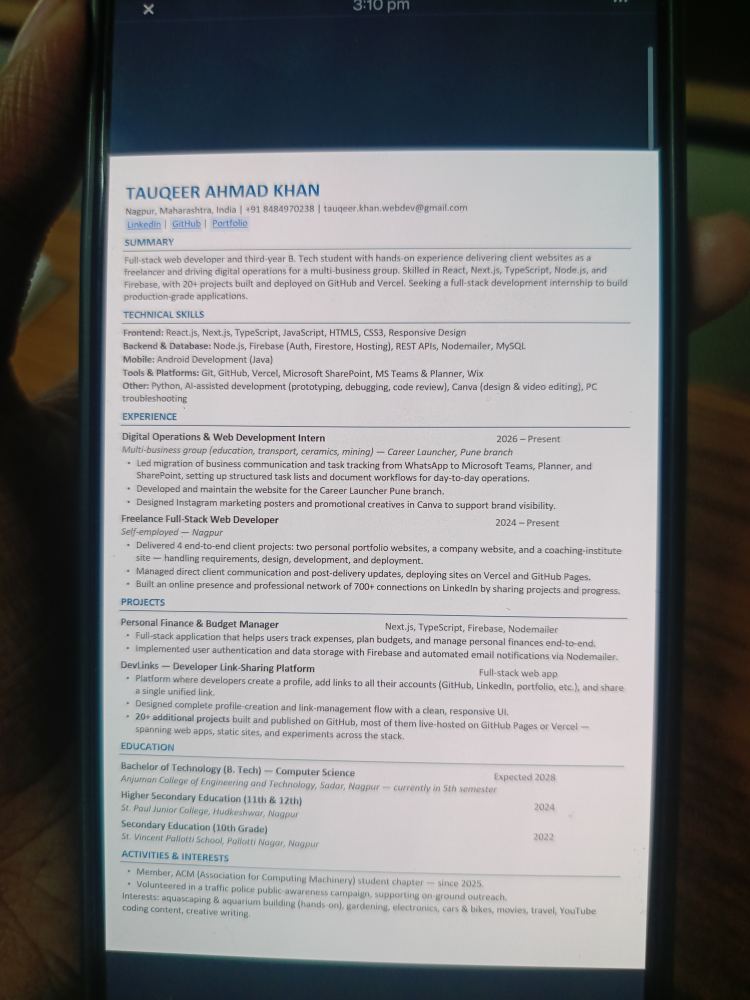
#> input picture backend/storage/uploads/6b0021337ae74a2380b514c72565423d_Resume_example.jpeg, 3000 x 4000 px (shown at 1/4 size)
$ python -i image_processor.py   (imports and definitions only)
#> lines starting #> are read from the running program, lines starting #| are printed output that depends on the picture
### backend/documents/ocr_service.py
"""
StudyGemma - OCR Service

Responsibilities:
- OCR images and scanned document pages
- Support configurable OCR languages
- Preprocess images before OCR
- Return extracted text and OCR metadata
- Perform basic quality/confidence checks
- Handle OCR errors safely

This module does NOT:
- Generate embeddings
- Chunk documents
- Call Gemma
- Store vectors
"""

from __future__ import annotations

import io
import logging
import shutil
from pathlib import Path
from typing import Any, BinaryIO, Optional, Union

from PIL import Image, ImageEnhance, ImageFilter, ImageOps

try:
    import pytesseract
    from pytesseract import Output
except ImportError:
    pytesseract = None
    Output = None


logger = logging.getLogger(__name__)


ImageInput = Union[
    str,
    Path,
    bytes,
    bytearray,
    BinaryIO,
    Image.Image,
]


class OCRService:
    """
    Central OCR service used by StudyGemma document processors.

    Example:

        ocr = OCRService()

        result = ocr.extract_text(
            "sample.png",
            language="eng"
        )

        print(result["text"])
    """

    DEFAULT_LANGUAGE = "eng"

    SUPPORTED_LANGUAGES = {
        "eng": "English",
        "hin": "Hindi",
        "mar": "Marathi",
        "urd": "Urdu",
        "eng+hin": "English + Hindi",
        "eng+mar": "English + Marathi",
        "eng+urd": "English + Urdu",
        "hin+mar": "Hindi + Marathi",
        "eng+hin+mar": "English + Hindi + Marathi",
        "eng+hin+mar+urd": (
            "English + Hindi + Marathi + Urdu"
        ),
    }

    # Images below this width can often produce
    # poor OCR results.
    MIN_IMAGE_WIDTH = 500

    # Prevent extremely large images from consuming
    # excessive memory.
    MAX_IMAGE_PIXELS = 50_000_000

    # Minimum amount of useful text expected from OCR.
    MIN_USEFUL_TEXT_LENGTH = 3

    def __init__(
        self,
        tesseract_cmd: Optional[str] = None,
        default_language: str = DEFAULT_LANGUAGE,
        preprocess: bool = True,
        confidence_threshold: float = 40.0,
    ):
        self.default_language = default_language
        self.preprocess_enabled = preprocess
        self.confidence_threshold = confidence_threshold

        self._configure_pytesseract(
            tesseract_cmd
        )

    # =========================================================
    # CONFIGURATION
    # =========================================================

    def _configure_pytesseract(
        self,
        tesseract_cmd: Optional[str],
    ) -> None:
        """
        Configure the Tesseract executable.
        """

        if pytesseract is None:
            return

        if tesseract_cmd:
            pytesseract.pytesseract.tesseract_cmd = (
                tesseract_cmd
            )

    # =========================================================
    # ENGINE CHECK
    # =========================================================

    # [741 lines left out: functions is_available, get_engine_info, validate_language, get_supported_languages, get_installed_languages, extract_text and 10 more, not called in this run]


# =============================================================
# DEFAULT SERVICE INSTANCE
# =============================================================

ocr_service = OCRService()

### backend/documents/image_processor.py
"""
StudyGemma - Image Processor

Responsibilities:
- Validate image files
- Load and decode images
- Extract image metadata
- Analyze basic image quality
- Handle EXIF orientation
- Preprocess images for OCR
- Call the central OCR service
- Clean OCR text
- Detect basic document structure
- Produce standardized RAG-ready output

This module does NOT:
- Generate embeddings
- Store vectors
- Call Gemma
- Compress images permanently
- Convert images to PDF
"""

from __future__ import annotations

import io
import logging
import mimetypes
from pathlib import Path
from typing import Any, BinaryIO, Optional, Union

from PIL import Image, ImageEnhance, ImageFilter, ImageOps, ImageStat

try:
    from .ocr_service import ocr_service
except ImportError:
    from ocr_service import ocr_service


logger = logging.getLogger(__name__)


ImageInput = Union[
    str,
    Path,
    bytes,
    bytearray,
    BinaryIO,
    Image.Image,
]


class ImageProcessor:
    """
    Main image processing coordinator for StudyGemma.
    """

    SUPPORTED_EXTENSIONS = {
        ".jpg",
        ".jpeg",
        ".png",
        ".webp",
        ".bmp",
        ".tif",
        ".tiff",
    }

    SUPPORTED_MIME_TYPES = {
        "image/jpeg",
        "image/png",
        "image/webp",
        "image/bmp",
        "image/tiff",
    }

    MAX_FILE_SIZE = 25 * 1024 * 1024

    MIN_WIDTH = 200
    MIN_HEIGHT = 200

    def __init__(
        self,
        ocr_service_instance=None,
        max_file_size: int = MAX_FILE_SIZE,
    ):
#> further down, picture is the input picture: PIL image 3000x4000 RGB; mean R, G, B 128.6, 128.3, 129.2
        self.ocr = (
            ocr_service_instance
            or ocr_service
        )

        self.max_file_size = max_file_size

    # =========================================================
    # MAIN PROCESSING PIPELINE
    # =========================================================

    # [839 lines left out: functions process, validate_image, _load_image, extract_metadata, _get_mime_type, _get_dpi and 3 more, not called in this run]

    # =========================================================
    # PREPROCESSING
    # =========================================================

    @staticmethod
    def preprocess_image(
        image: Image.Image,
    ) -> Image.Image:
        """
        Prepare an image for OCR.

        Pipeline:
            EXIF correction
                ↓
            RGB/Grayscale
                ↓
            Resize if needed
                ↓
            Contrast
                ↓
            Sharpen
        """

        image = ImageOps.exif_transpose(
            image
        )

        if image.mode not in (
            "RGB",
            "L",
        ):

            image = image.convert(
                "RGB"
            )

        # Convert to grayscale.
        image = ImageOps.grayscale(
            image
        )
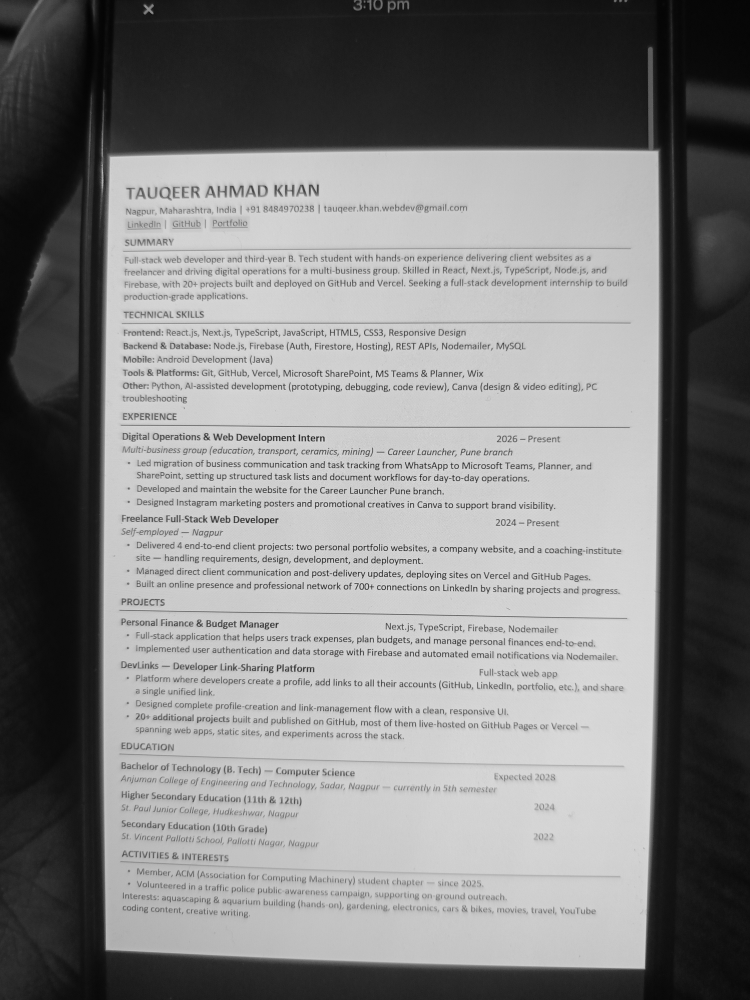
#> image: PIL image 3000x4000 L (shown at 1/4 size); min 2, max 235, mean 128.5

        # Upscale smaller images.
        minimum_width = 1000

        if image.width < minimum_width:

            scale = (
                minimum_width
                / image.width
            )

            new_size = (
                int(
                    image.width * scale
                ),
                int(
                    image.height * scale
                ),
            )

            image = image.resize(
                new_size,
                Image.Resampling.LANCZOS,
            )

        # Improve contrast.
        image = ImageEnhance.Contrast(
            image
        ).enhance(1.4)
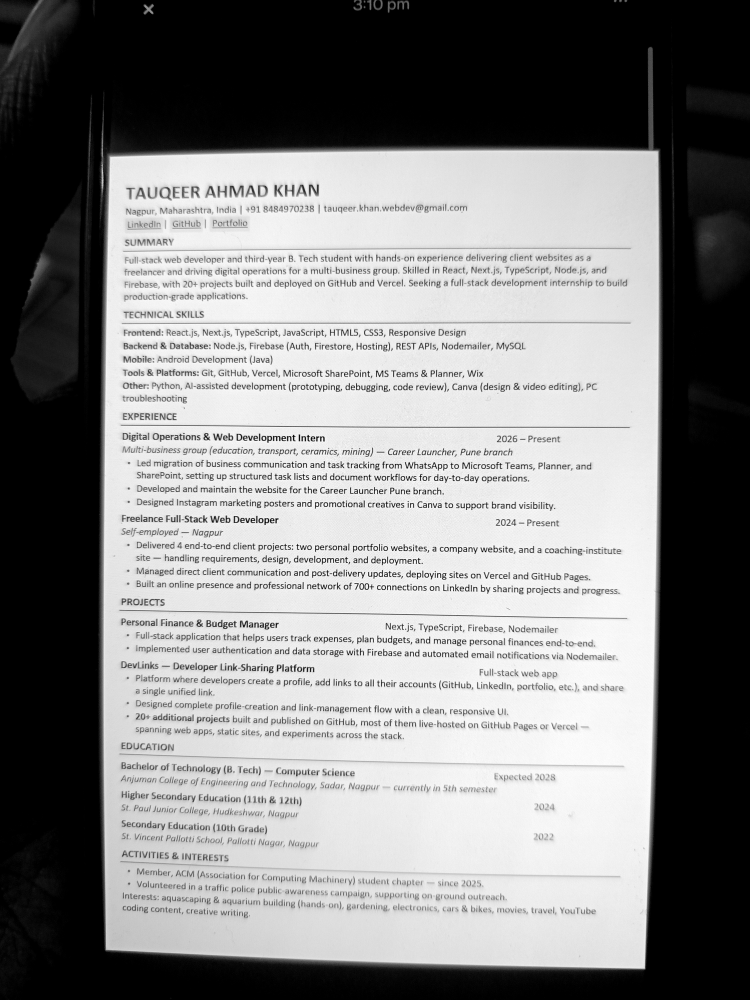
#> image: PIL image 3000x4000 L (shown at 1/4 size); min 0, max 255, mean 133.6

        # Sharpen.
        image = ImageEnhance.Sharpness(
            image
        ).enhance(1.4)

        image = image.filter(
            ImageFilter.SHARPEN
        )

        return image

    # =========================================================
    # TEXT CLEANING
    # =========================================================

    # [224 lines left out: functions clean_text, detect_structure, create_rag_ready, _failure_result, not called in this run]


# =============================================================
# DEFAULT SERVICE INSTANCE
# =============================================================

image_processor = ImageProcessor()

>>> from PIL import Image
>>> picture = Image.open('../storage/uploads/6b0021337ae74a2380b514c72565423d_Resume_example.jpeg')
>>> result = ImageProcessor().preprocess_image(picture)
